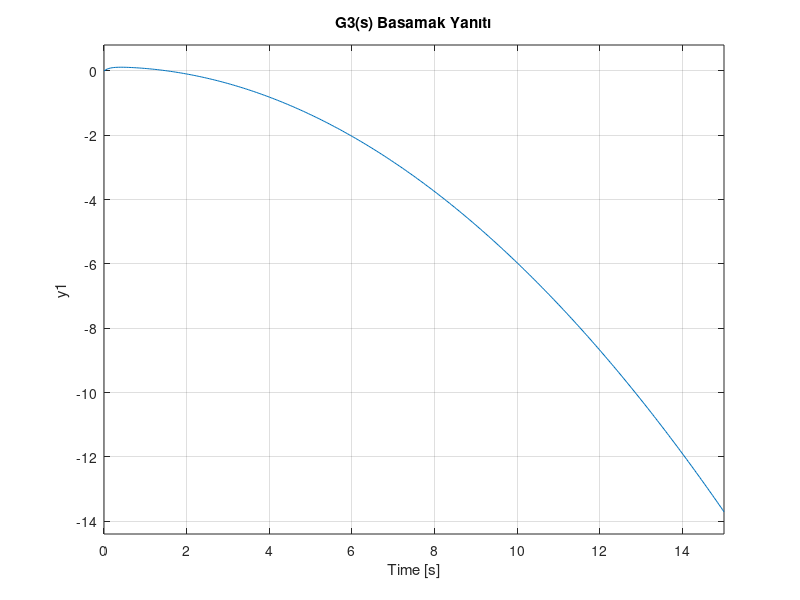

MATLAB code for this plot:
%% Soru 3 - G3(s) Sisteminin 15 Saniyelik Dürtü ve Basamak Yanıtları
clc; clear; close all;

G3 = tf([1 0 -1], [1 8 0 0])  % G3(s)
Tfinal = 15;                            % Simülasyon süresi (s)

figure('Name', 'Soru 3 - G3(s)');
subplot(1,2,1); impulse(G3, Tfinal); grid on;   % Dürtü yanıtı
title('G3(s) Dürtü Yanıtı');
subplot(1,2,2); step(G3, Tfinal);    grid on;   % Basamak yanıtı
title('G3(s) Basamak Yanıtı');
